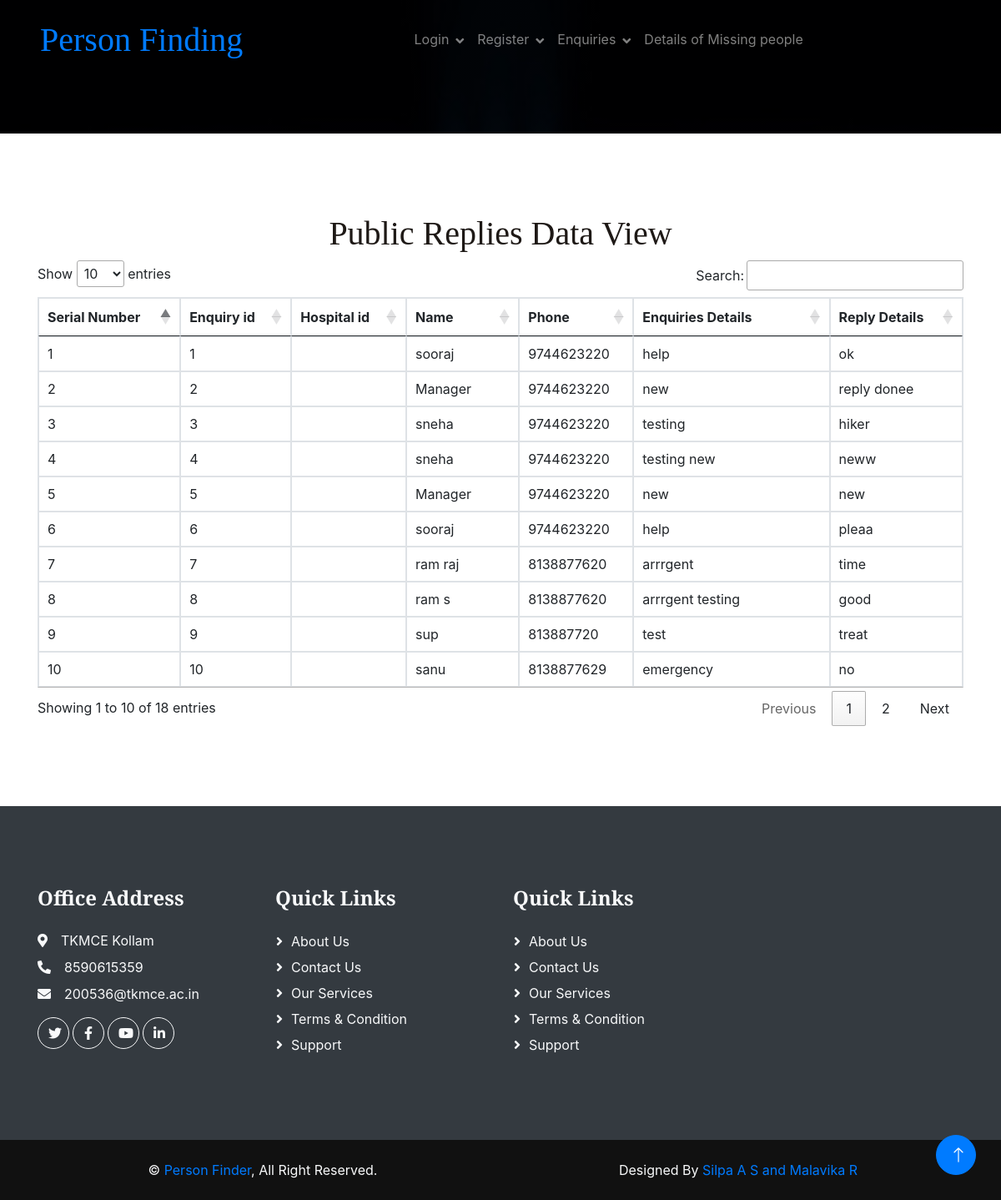
Page /replyview_public/ on the committed database.
### myapp/models6.py (models this page shows)
class Public_Enquiry(models.Model):
    enquiry_id=models.AutoField(primary_key=True)
    Name=models.CharField(max_length=100)
    Phone=models.IntegerField(null=True)
    Enquiry=models.CharField(max_length=100)
    hospital=models.ForeignKey(Hospitals,on_delete=models.CASCADE,null=True,blank=True)
    Reply=models.CharField(max_length=100)

### myapp/views.py (the view)
# urls.py: path('replyview_public/', views.replyview_public, name='replyview_public'),
def replyview_public(request):
    inquiries_with_replies = Public_Enquiry.objects.all()
    for inquiry in inquiries_with_replies:
        if inquiry.enquiry_id is not None:
            print(f'{inquiry.enquiry_id},{inquiry.Reply},{inquiry.Enquiry}')
    return render(request, 'replyview_public.html', {'inquiries_with_replies': inquiries_with_replies})

### myapp/Templates/replyview_public.html (shortened to what this page needs)
{% extends 'header.html'%}
{% block content %}
{%load static %}
<body>
    <div class="container table-container">
        <h1 class="text-center">Public Replies Data View</h1>
        <table id="enquiriesTable" class="table table-bordered">
            <thead>
                <tr>
                    <th>Serial Number</th>
                    <th>Enquiry id</th>
                    <th>Hospital id</th>
                    <th>Name</th>
                    <th>Phone</th>
                    <th>Enquiries Details</th>
                    <th>Reply Details</th>
                </tr>
            </thead>
            <tbody>
                {% for inquiry in inquiries_with_replies %}
                <tr>
                    <td>{{ forloop.counter }}</td>
                    <td>{{ inquiry.enquiry_id}}</td>
                    <td>{{ inquiry.hospital.Hospital_Name  }}</td>
                    <td>{{ inquiry.Name }}</td>
                    <td>{{ inquiry.Phone }}</td>
                    <td>{{ inquiry.Enquiry}}</td>
                    <td>{{ inquiry.Reply }}</td>
                </tr>
                {% endfor %}
            </tbody>
        </table>
    </div>
</body>
 {% endblock %}

### myapp/static/indexpage/css/style.css (style rules this page uses)
:root { --primary: #EAA636; --secondary: #545454; --light: #FDF5EB; --dark: #1E1916; }

### rows in the picture
Public_Enquiry: enquiry_id "1", Name "sooraj", Phone "9744623220", Enquiry "help", Reply "ok"
Public_Enquiry: enquiry_id "2", Name "Manager", Phone "9744623220", Enquiry "new", Reply "reply donee"
Public_Enquiry: enquiry_id "3", Name "sneha", Phone "9744623220", Enquiry "testing", Reply "hiker"
Public_Enquiry: enquiry_id "4", Name "sneha", Phone "9744623220", Enquiry "testing new", Reply "neww"
Public_Enquiry: enquiry_id "5", Name "Manager", Phone "9744623220", Enquiry "new", Reply "new"
Public_Enquiry: enquiry_id "6", Name "sooraj", Phone "9744623220", Enquiry "help", Reply "pleaa"
Public_Enquiry: enquiry_id "7", Name "ram raj", Phone "8138877620", Enquiry "arrrgent", Reply "time"
Public_Enquiry: enquiry_id "8", Name "ram s", Phone "8138877620", Enquiry "arrrgent testing", Reply "good"
Public_Enquiry: enquiry_id "9", Name "sup", Phone "813887720", Enquiry "test", Reply "treat"
Public_Enquiry: enquiry_id "10", Name "sanu", Phone "8138877629", Enquiry "emergency", Reply "no"
